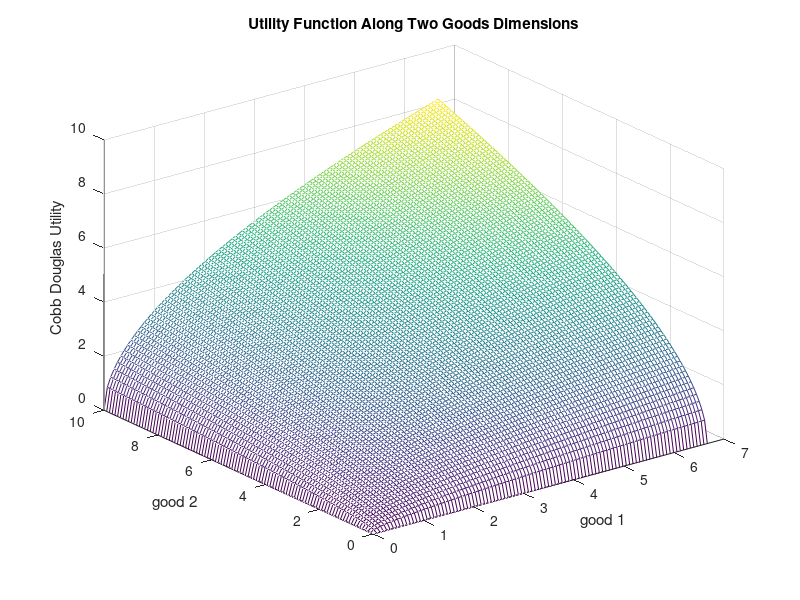
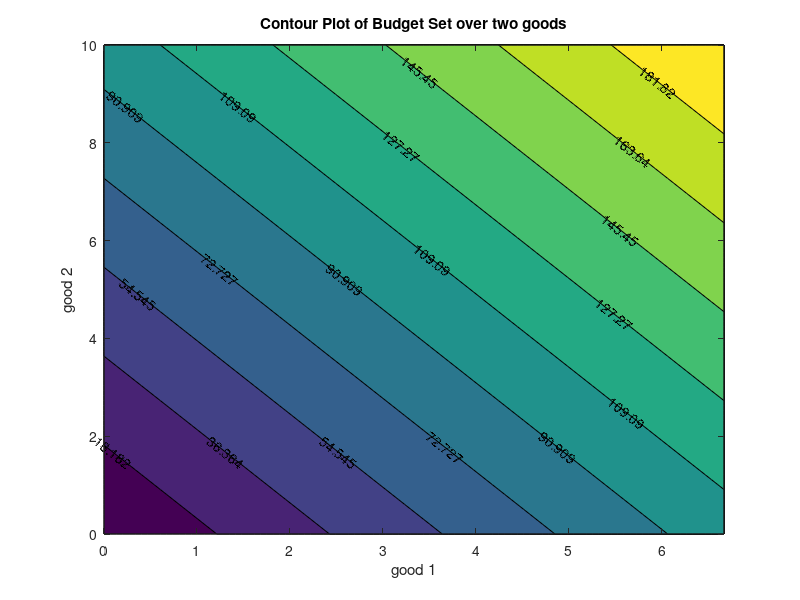
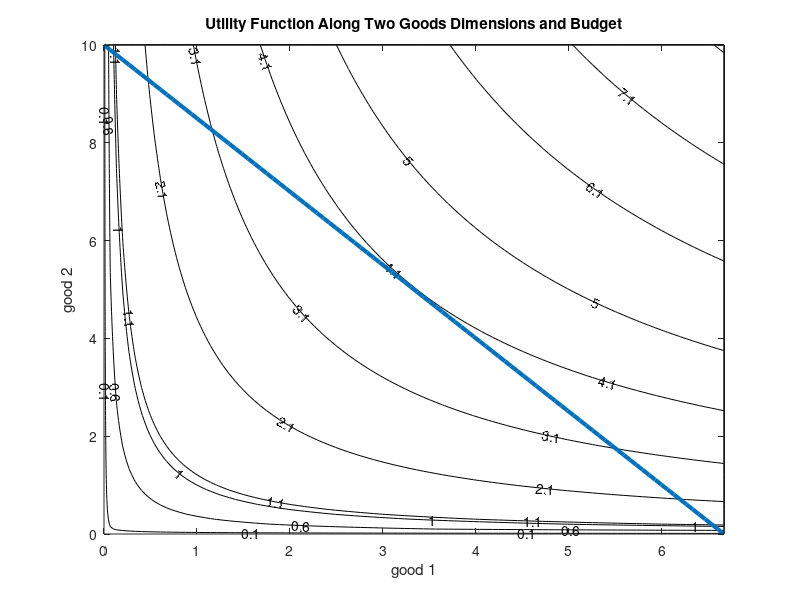

Write MATLAB code to recreate these figures, in order.
%% *Household Maximization with Cobb Douglas Utility*
% *Back to *<http://fanwangecon.github.io *Fan*>*'s *<https://fanwangecon.github.io/Math4Econ/ 
% *Intro Math for Economist Table of Content*>
%% A Model with Two Goods
% A consumer, with preference $U(x_1,x_2)$ and $M$ dollars, chooses between 
% two goods, $x_1$ and $x_2$, that cost $p_1$ and $p_2$ per unit of good.
% 
% Below, we will draw the utility surface, budget set, and indifference curves.
%% Model Parameters

% Number of grid points (points along x and y axis)
grid_points = 100;
% Cobb Douglas Utility
alpha = 0.5;
beta = 1-alpha;
% Budget
M = 100;
p1 = 15;
p2 = 10;
max_x1 = M/p1;
max_x2 = M/p2;
%% Preference
% Consumers have preference over the two goods, and $U(x_1,x_2)$ represents 
% the utility assigned to the goods bundle $(x_1, x_2)$
% 
% If households enjoy both goods as complements, we could use this Cobb-Douglas 
% form with Constant Return to Scale to represent the utility function:
% 
% $$U(x_1,x_2) = x_1^{\alpha} \cdot x_2^{1-\alpha}$$
% 
% We can use matlab to graph the utility function as a "hill":

% This generates a vector between 0 and 10 with grid_points number of points
x1 = linspace(0,max_x1,grid_points);
% This generates another vector between 0 and 10 with grid_points number of points
x2 = linspace(0,max_x2,grid_points);
% This creates all possible combinations of the x1 and x2 vectors, fills up the grid
[x1mesh, x2mesh] = meshgrid(x1,x2);
% Evaluate the utility function at all x1 and x2 combination points
U = (x1mesh.^alpha).*(x2mesh.^beta);
% Graph "hill" using mesh
close all;
figure();
mesh(x1mesh,x2mesh,U);
% Labeling
xlabel('good 1');
ylabel('good 2');
zlabel('Cobb Douglas Utility');
title('Utility Function Along Two Goods Dimensions')
%% Budget
% The budget (choice) set facing the household could be written as:
% 
% $$B = \{ (x_1, x_2) : x_1 \ge 0, x_2 \ge 0, p_1 x_1 + p_2 x_2 \le M \}$$
% 
% where $M$ is the total resource available for the household. 
% 
% We can plot out the budget set graphically:

% Same as before, generating grid, and creating all possible combinations using meshgrid
x1 = linspace(0,max_x1,grid_points);
x2 = linspace(0,max_x2,grid_points);
[x1mesh_cost, x2mesh_cost] = meshgrid(x1,x2);
% Evaluate the cost of bundles of goods
bundle_cost = x1mesh_cost*p1 + x2mesh_cost*p2;
% Graph
figure();
contour = contourf(x1mesh_cost, x2mesh_cost, bundle_cost, 10);
clabel(contour);
% Labeling
xlabel('good 1');
ylabel('good 2');
zlabel('Cost');
title('Contour Plot of Budget Set over two goods')
%% Budget and Preference: Indifference Curves
% Budget and Utility together. Use contour plot for utility. These are the altitude 
% graphs you have seen in your geography classes. Rather than graphing out the 
% "hill" as earlier, we can represent the heights of the hill with contours, the 
% show where the "hill" is higher and lower.

figure();
% Contour plot, the fourth parameter are at what utility values we want to see the contour lines. 
% All consumption bundle along the same contour line gives the same utility, hence they are: Indifference Curves.
contour_u = contourf(x1mesh, x2mesh, U, [0.1, 0.6, 1.1, 2.1,3.1,4.1,5,1,6.1,7.1,8.1,9.1,20,30,40,50,60,70,80,90,100]);
clabel(contour_u);
% Labeling
colormap('white')
xlabel('good 1');
ylabel('good 2');
zlabel('Cobb Douglas Utility');
title('Utility Function Along Two Goods Dimensions and Budget')
% Budget Line
% From 0 to max x1 given budget and p1
x1_M = linspace(0, M/p1, grid_points);
% Given x1 bought, what are the X2s
x2_M = (M-x1_M*p1)/p2;
hold on;
plot(x1_M, x2_M, 'LineWidth', 3);